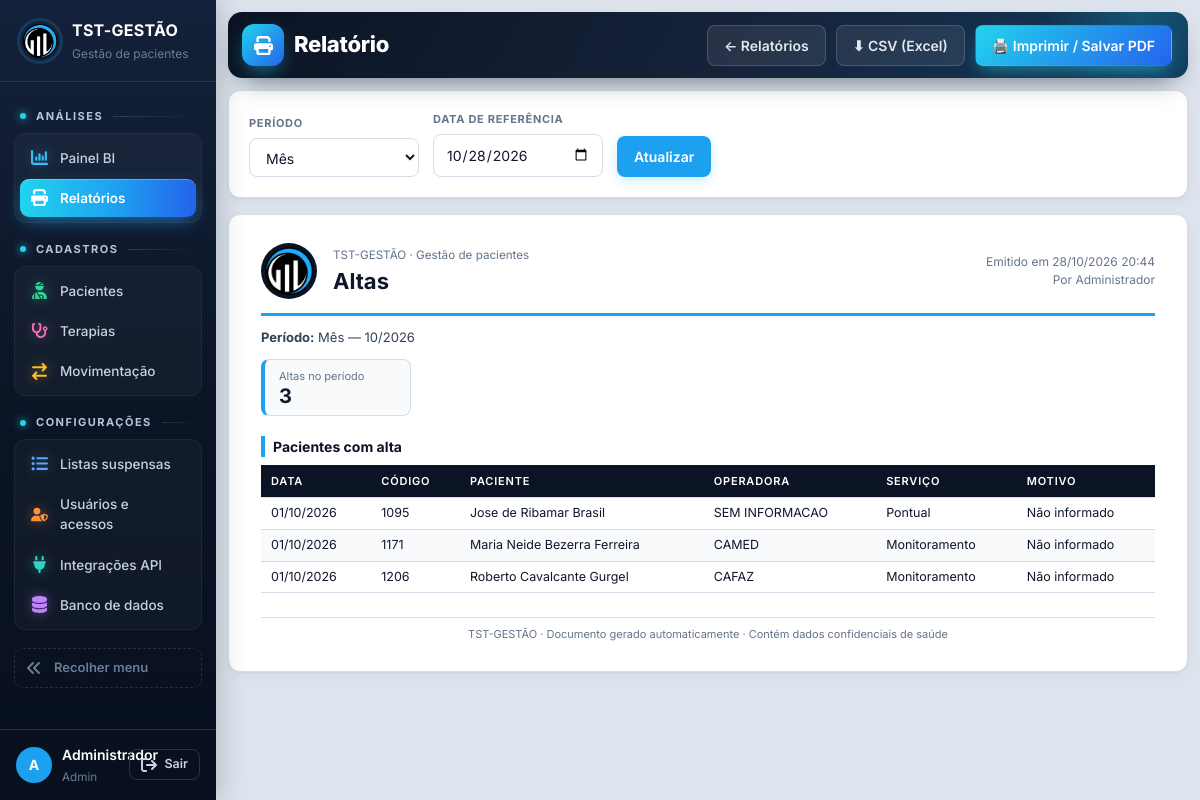
/relatorios/altas (signed in), run on the app's committed database.
### tables this page shows
CREATE TABLE usuarios (
    id INTEGER PRIMARY KEY AUTOINCREMENT,
    usuario TEXT NOT NULL UNIQUE COLLATE NOCASE,
    nome TEXT NOT NULL,
    senha_hash TEXT NOT NULL,
    nivel TEXT NOT NULL DEFAULT 'consulta',
    ativo INTEGER NOT NULL DEFAULT 1,
    trocar_senha INTEGER NOT NULL DEFAULT 0
);

CREATE TABLE pacientes (
    id INTEGER PRIMARY KEY AUTOINCREMENT,
    codigo TEXT NOT NULL UNIQUE,
    nome TEXT NOT NULL,
    nascimento TEXT,
    sexo TEXT,
    bairro TEXT,
    cidade TEXT,
    operadora TEXT,
    diagnostico TEXT,
    complexidade TEXT,
    servico TEXT,
    data_admissao TEXT,
    data_alta TEXT,
    motivo_alta TEXT
, endereco TEXT, telefone TEXT);

CREATE TABLE movimentacao (
    id INTEGER PRIMARY KEY AUTOINCREMENT,
    data TEXT NOT NULL,
    codigo_paciente TEXT NOT NULL,
    evento TEXT NOT NULL,
    motivo TEXT
);

### tst_gestao/app.py (the view)
    @app.route("/relatorios/<slug>")
    def relatorio(slug):
        if slug not in rel.REL:
            abort(404)
        dados = rel.gerar(slug, request.args)
        if request.args.get("formato") == "csv":
            nome = f"tst-{slug}-{dados['gerado_em']:%Y%m%d}.csv"
            return Response(rel.para_csv(dados), mimetype="text/csv", headers={"Content-Disposition": f'attachment; filename="{nome}"'})
        return render_template("relatorio.html", ativa="relatorios", d=dados, periodos=rel.PERIODOS, situacoes=rel.SITUACOES)

### tst_gestao/banco.py (called while the page is built, shortened)
def cfg_padrao() -> dict:
    return {"motor": "sqlite"}

def ler_config() -> dict:
    env = os.environ.get("TST_DB_MOTOR")
    if env == "sqlite":
        return cfg_padrao()
    try:
        mtime = CONFIG_PATH.stat().st_mtime_ns
    except OSError:
        return cfg_padrao()

def abrir(cfg: dict | None = None, *, banco_mestre: bool = False) -> Conexao:
    cfg = cfg or ler_config()
    motor = cfg.get("motor", "sqlite")
    if motor == "sqlite":
        arquivo = Path(cfg.get("arquivo") or DB_PATH)
        arquivo.parent.mkdir(parents=True, exist_ok=True)
        raw = sqlite3.connect(arquivo, timeout=15)
        raw.row_factory = sqlite3.Row
        raw.execute("PRAGMA foreign_keys = ON")
        return Conexao(raw, "sqlite")

def conectar() -> Conexao:
    return abrir(ler_config())

    def execute(self, sql: str, params=()):
        if self.motor == "sqlite":
            return self.raw.execute(sql, params)
        return Cursor(self).executar(sql, params)

    def commit(self):
        self.raw.commit()

    def close(self):
        try:
            self.raw.close()
        except Exception:
            pass

    def __enter__(self):
        return self

    def __exit__(self, tipo, valor, tb):
        try:
            self.rollback() if tipo else self.commit()
        finally:
            self.close()
        return False

### tst_gestao/bi.py (called while the page is built)
def _parse(value: str | None, fallback: date) -> date:
    try:
        return datetime.strptime(value or "", "%Y-%m-%d").date()
    except ValueError:
        return fallback

def _periodos(ref: date) -> dict[str, tuple[str, str]]:
    d = ref.isoformat()
    m = ref.strftime("%Y-%m")
    return {"dia": (d, d), "mes": (m + "-01", m + "-31"), "ano": (f"{ref.year}-01-01", f"{ref.year}-12-31")}

### tst_gestao/db.py (called while the page is built)
def connect() -> Conexao:
    return conectar()

### tst_gestao/relatorios.py (called while the page is built)
def br(v) -> str:
    try:
        return datetime.strptime(v or "", "%Y-%m-%d").strftime("%d/%m/%Y")
    except ValueError:
        return v or "—"

def val(v) -> str:
    return "—" if v is None or v == "" else v

def periodo_txt(ref: date, periodo: str) -> str:
    return {"dia": ref.strftime("%d/%m/%Y"), "mes": ref.strftime("%m/%Y"), "ano": str(ref.year)}[periodo]

def _filtro_periodo(p) -> list:
    return [("Período", f"{PERIODOS[p['periodo']]} — {periodo_txt(p['ref'], p['periodo'])}")]

def gerar(slug: str, args) -> dict:
    meta = REL[slug]
    p = parametros(args)
    dados = meta["fn"](p)
    return {**dados, "slug": slug, "titulo": meta["titulo"], "meta": meta, "params": p, "gerado_em": datetime.now()}

### tst_gestao/templates/relatorio.html (shortened to what this page needs)
{% extends "base.html" %}
{% set f = d.meta.filtros %}
{% block cabecalho %}Relatório{% endblock %}
{% block acoes %}
<a class="btn ghost" href="{{ url_for('relatorios') }}">← Relatórios</a>
<a class="btn ghost" href="{{ url_for('relatorio', slug=d.slug, formato='csv', **request.args) }}">⬇ CSV (Excel)</a>
<button class="btn primary" type="button" onclick="window.print()">🖨️ Imprimir / Salvar PDF</button>
{% endblock %}
{% block conteudo %}
{% if f %}
<form class="card rel-filtros no-print" method="get">
  {% if 'periodo' in f %}
  <label>Período<select name="periodo">{% for k, v in periodos.items() %}<option value="{{ k }}" {{ 'selected' if k == d.params.periodo }}>{{ v }}</option>{% endfor %}</select></label>
  <label>Data de referência<input type="date" name="ref" value="{{ d.params.ref.isoformat() }}"></label>
  {% endif %}
  <button class="btn primary" type="submit">Atualizar</button>
</form>
{% endif %}
<article class="folha">
  <header class="folha-topo">
    <img src="{{ url_for('static', filename='logo.png') }}" alt="TST">
    <div class="folha-tit"><small>TST-GESTÃO · Gestão de pacientes</small><h2>{{ d.titulo }}</h2></div>
    <div class="folha-meta">Emitido em {{ d.gerado_em.strftime('%d/%m/%Y %H:%M') }}<br>Por {{ usuario['nome'] }}</div>
  </header>
  <div class="folha-filtros">{% for k, v in d.filtros %}<span><b>{{ k }}:</b> {{ v }}</span>{% endfor %}</div>
  <div class="kpis">{% for k, v in d.resumo %}<div class="kpi"><small>{{ k }}</small><strong>{{ v }}</strong></div>{% endfor %}</div>
  {% for s in d.secoes %}
  <section class="folha-sec">
    <h3>{{ s.titulo }}</h3><div class="rel-scroll">
    <table class="rel-tab{{ ' compacta' if s.rodape }}">
      <thead><tr>{% for c in s.colunas %}{% set v = s.linhas[0][loop.index0] if s.linhas else '' %}<th{% if v is number or (v is string and (v[-1:] == '%' or v[:2] == 'R$')) %} class="num"{% endif %}>{{ c }}</th>{% endfor %}</tr></thead>
      <tbody>
      {% for l in s.linhas %}<tr>{% for c in l %}<td{% if c is number or (c is string and (c[-1:] == '%' or c[:2] == 'R$')) %} class="num"{% endif %}>{{ c }}</td>{% endfor %}</tr>
      {% else %}<tr><td colspan="{{ s.colunas|length }}" class="vazio">Nenhum registro encontrado.</td></tr>{% endfor %}
      </tbody>
    </table></div>
  </section>
  {% endfor %}
  <footer class="folha-rodape">TST-GESTÃO · Documento gerado automaticamente · Contém dados confidenciais de saúde</footer>
</article>
{% endblock %}

### tst_gestao/templates/base.html (shortened to what this page needs)
<!doctype html>
<html lang="pt-BR">
<head>
<link rel="stylesheet" href="{{ url_for('static', filename='app.css') }}">
</head>
<body>
{% set COR_IC = {'bi': '#38bdf8', 'relatorios': '#a78bfa', 'pacientes': '#34d399', 'terapias': '#f472b6', 'movimentacao': '#fbbf24', 'listas': '#60a5fa', 'usuarios': '#fb923c', 'integracoes': '#2dd4bf', 'banco': '#c084fc'} %}
{% macro item(rota, chave, icone, texto) %}<a href="{{ rota }}" class="{{ 'on' if ativa == chave }}" data-tip="{{ texto }}" style="--ic:{{ COR_IC.get(icone, '#94a3b8') }}"><svg class="ic"><use href="#i-{{ icone }}"/></svg><span class="tx">{{ texto }}</span></a>{% endmacro %}
{% set grupo = {'dashboard': 'Análises', 'relatorios': 'Análises', 'pacientes': 'Cadastros', 'terapias': 'Cadastros', 'movimentacao': 'Cadastros',
  'listas': 'Configurações', 'usuarios': 'Configurações', 'integracoes': 'Configurações', 'banco': 'Configurações', 'perfil': 'Minha conta'} %}
<aside class="sidebar">
  <div class="brand"><img src="{{ url_for('static', filename='logo.png') }}" alt="TST"><div class="tx"><strong>TST-GESTÃO</strong><small>Gestão de pacientes</small></div></div>
  <nav>
    <span class="nav-sec">Análises</span>
    <div class="nav-grupo">
    {{ item(url_for('index'), 'dashboard', 'bi', 'Painel BI') }}
    {{ item(url_for('relatorios'), 'relatorios', 'relatorios', 'Relatórios') }}
    </div>
    <span class="nav-sec">Cadastros</span>
    <div class="nav-grupo">
    {{ item(url_for('cadastro', ent='pacientes'), 'pacientes', 'pacientes', 'Pacientes') }}
    {{ item(url_for('cadastro', ent='terapias'), 'terapias', 'terapias', 'Terapias') }}
    {{ item(url_for('cadastro', ent='movimentacao'), 'movimentacao', 'movimentacao', 'Movimentação') }}
    </div>
    {% if nivel >= 3 %}<span class="nav-sec">Configurações</span>
    <div class="nav-grupo">
    {{ item(url_for('listas'), 'listas', 'listas', 'Listas suspensas') }}
    {% if nivel >= 4 %}{{ item(url_for('usuarios'), 'usuarios', 'usuarios', 'Usuários e acessos') }}
    {{ item(url_for('integracoes'), 'integracoes', 'integracoes', 'Integrações API') }}
    {{ item(url_for('pagina_banco'), 'banco', 'banco', 'Banco de dados') }}{% endif %}
    </div>{% endif %}
    <button type="button" class="recolher" id="btn-recolher" data-tip="Expandir menu"><svg class="ic"><use href="#i-recolher"/></svg><span class="tx">Recolher menu</span></button>
  </nav>
  <div class="userbox">
    <a href="{{ url_for('perfil') }}" class="{{ 'on' if ativa == 'perfil' }}" title="Meu perfil"><span class="avatar">{{ usuario['nome'][:1]|upper }}</span><span class="tx"><b>{{ usuario['nome'] }}</b><small>{{ usuario['nivel']|capitalize }}</small></span></a>
    <form method="post" action="{{ url_for('logout') }}"><input type="hidden" name="csrf_token" value="{{ csrf_token }}"><button class="btn ghost sm" type="submit" title="Sair do sistema"><svg class="ic"><use href="#i-sair"/></svg><span class="tx">Sair</span></button></form>
  </div>
</aside>
<main class="content">
  {% set ic_pag = {'dashboard': 'bi', 'perfil': 'perfil'}.get(ativa, ativa) %}
  {% block topo %}<header class="bi-topo topo-pag"><div class="bt-tit"><i class="bt-ic"><svg class="ic"><use href="#i-{{ ic_pag or 'bi' }}"/></svg></i><span class="bt-trilha">{% block trilha %}{{ grupo.get(ativa, 'TST-GESTÃO') }}{% endblock %} <b>›</b></span><h1>{% block cabecalho %}{% endblock %}</h1></div><div class="actions">{% block acoes %}{% endblock %}</div></header>{% endblock %}
  {% block conteudo %}{% endblock %}
</main>
</body>
</html>

### data on the page
usuarios: nome "A", nome "Administrador", nivel "Admin"
pacientes: l "01/10/2026" "Não informado", nome "Jose de Ribamar Brasil", operadora "SEM INFORMACAO", servico "Pontual"
movimentacao: codigo_paciente "1095"
pacientes: l "01/10/2026" "Não informado", nome "Maria Neide Bezerra Ferreira", operadora "CAMED", servico "Monitoramento"
movimentacao: codigo_paciente "1171"
pacientes: l "01/10/2026" "Não informado", nome "Roberto Cavalcante Gurgel", operadora "CAFAZ", servico "Monitoramento"
movimentacao: codigo_paciente "1206"

### other printed values
{{ texto }} "Painel BI Relatórios Pacientes Terapias Movimentação Listas suspensas Usuários e acessos Integrações API Banco de dados"
{{ d.titulo }} "Altas"
{{ d.gerado_em.strftime('%d/%m/%Y %H:%M') }} "28/10/2026 20:44"
{{ k }} "Período"
{{ v }} "Mês — 10/2026"
{{ k }} "Altas no período"
{{ v }} "3"
{{ s.titulo }} "Pacientes com alta"
{{ c }} "DATA" "CÓDIGO" "PACIENTE" "OPERADORA" "SERVIÇO" "MOTIVO"
form field periodo "Mês"
